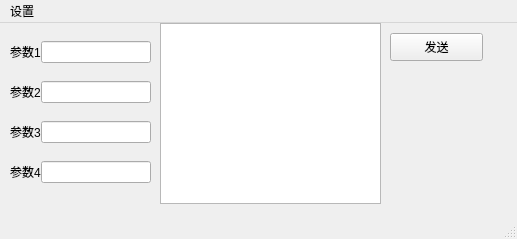
<?xml version="1.0" encoding="UTF-8"?>
<ui version="4.0">
 <class>MainWindow</class>
 <widget class="QMainWindow" name="MainWindow">
  <property name="geometry">
   <rect>
    <x>0</x>
    <y>0</y>
    <width>517</width>
    <height>239</height>
   </rect>
  </property>
  <property name="windowTitle">
   <string>主窗口</string>
  </property>
  <widget class="QWidget" name="centralwidget">
   <widget class="QWidget" name="layoutWidget">
    <property name="geometry">
     <rect>
      <x>10</x>
      <y>0</y>
      <width>141</width>
      <height>181</height>
     </rect>
    </property>
    <layout class="QVBoxLayout" name="verticalLayout">
     <property name="spacing">
      <number>0</number>
     </property>
     <property name="rightMargin">
      <number>0</number>
     </property>
     <item>
      <layout class="QHBoxLayout" name="horizontalLayout">
       <item>
        <widget class="QLabel" name="label">
         <property name="text">
          <string>参数1</string>
         </property>
        </widget>
       </item>
       <item>
        <widget class="QLineEdit" name="line1">
         <property name="text">
          <string/>
         </property>
        </widget>
       </item>
      </layout>
     </item>
     <item>
      <layout class="QHBoxLayout" name="horizontalLayout_2">
       <item>
        <widget class="QLabel" name="label_2">
         <property name="text">
          <string>参数2</string>
         </property>
        </widget>
       </item>
       <item>
        <widget class="QLineEdit" name="line2">
         <property name="text">
          <string/>
         </property>
        </widget>
       </item>
      </layout>
     </item>
     <item>
      <layout class="QHBoxLayout" name="horizontalLayout_3">
       <item>
        <widget class="QLabel" name="label_3">
         <property name="text">
          <string>参数3</string>
         </property>
        </widget>
       </item>
       <item>
        <widget class="QLineEdit" name="line3">
         <property name="text">
          <string/>
         </property>
        </widget>
       </item>
      </layout>
     </item>
     <item>
      <layout class="QHBoxLayout" name="horizontalLayout_4">
       <item>
        <widget class="QLabel" name="label_4">
         <property name="text">
          <string>参数4</string>
         </property>
        </widget>
       </item>
       <item>
        <widget class="QLineEdit" name="line4">
         <property name="text">
          <string/>
         </property>
        </widget>
       </item>
      </layout>
     </item>
    </layout>
   </widget>
   <widget class="QPushButton" name="mainsendbutton">
    <property name="geometry">
     <rect>
      <x>390</x>
      <y>10</y>
      <width>93</width>
      <height>28</height>
     </rect>
    </property>
    <property name="text">
     <string>发送</string>
    </property>
   </widget>
   <widget class="QTextEdit" name="maintextSend">
    <property name="geometry">
     <rect>
      <x>160</x>
      <y>0</y>
      <width>221</width>
      <height>181</height>
     </rect>
    </property>
   </widget>
  </widget>
  <widget class="QMenuBar" name="menubar">
   <property name="geometry">
    <rect>
     <x>0</x>
     <y>0</y>
     <width>517</width>
     <height>25</height>
    </rect>
   </property>
   <widget class="QMenu" name="menu">
    <property name="title">
     <string>设置</string>
    </property>
    <addaction name="action"/>
   </widget>
   <widget class="QMenu" name="menu_2">
    <property name="title">
     <string/>
    </property>
   </widget>
   <addaction name="menu"/>
   <addaction name="menu_2"/>
  </widget>
  <widget class="QStatusBar" name="statusbar"/>
  <action name="action">
   <property name="text">
    <string>串口设置</string>
   </property>
  </action>
 </widget>
 <resources/>
 <connections/>
</ui>
